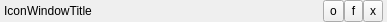
<?xml version="1.0" encoding="UTF-8"?>
<ui version="4.0">
 <class>CoreTitleBar</class>
 <widget class="QWidget" name="CoreTitleBar">
  <property name="geometry">
   <rect>
    <x>0</x>
    <y>0</y>
    <width>387</width>
    <height>22</height>
   </rect>
  </property>
  <property name="sizePolicy">
   <sizepolicy hsizetype="Expanding" vsizetype="Preferred">
    <horstretch>0</horstretch>
    <verstretch>0</verstretch>
   </sizepolicy>
  </property>
  <property name="minimumSize">
   <size>
    <width>0</width>
    <height>0</height>
   </size>
  </property>
  <property name="maximumSize">
   <size>
    <width>16777215</width>
    <height>16777215</height>
   </size>
  </property>
  <property name="focusPolicy">
   <enum>Qt::NoFocus</enum>
  </property>
  <property name="windowTitle">
   <string>CoreTitleBar</string>
  </property>
  <layout class="QHBoxLayout" name="horizontalLayout" stretch="0,0,0,0,0,0,0,0">
   <property name="spacing">
    <number>0</number>
   </property>
   <property name="leftMargin">
    <number>4</number>
   </property>
   <property name="topMargin">
    <number>0</number>
   </property>
   <property name="rightMargin">
    <number>4</number>
   </property>
   <property name="bottomMargin">
    <number>0</number>
   </property>
   <item>
    <widget class="QLabel" name="iconPlaceholder">
     <property name="text">
      <string>Icon</string>
     </property>
    </widget>
   </item>
   <item>
    <widget class="QLabel" name="titleLabel">
     <property name="enabled">
      <bool>true</bool>
     </property>
     <property name="contextMenuPolicy">
      <enum>Qt::DefaultContextMenu</enum>
     </property>
     <property name="text">
      <string>WindowTitle</string>
     </property>
     <property name="textFormat">
      <enum>Qt::RichText</enum>
     </property>
    </widget>
   </item>
   <item>
    <widget class="QFrame" name="leftToolbarPlaceholder">
     <property name="sizePolicy">
      <sizepolicy hsizetype="Preferred" vsizetype="Preferred">
       <horstretch>0</horstretch>
       <verstretch>0</verstretch>
      </sizepolicy>
     </property>
     <property name="minimumSize">
      <size>
       <width>0</width>
       <height>0</height>
      </size>
     </property>
     <property name="frameShape">
      <enum>QFrame::NoFrame</enum>
     </property>
     <property name="frameShadow">
      <enum>QFrame::Plain</enum>
     </property>
     <layout class="QHBoxLayout" name="horizontalLayout_5">
      <property name="spacing">
       <number>1</number>
      </property>
      <property name="leftMargin">
       <number>0</number>
      </property>
      <property name="topMargin">
       <number>0</number>
      </property>
      <property name="rightMargin">
       <number>0</number>
      </property>
      <property name="bottomMargin">
       <number>0</number>
      </property>
     </layout>
    </widget>
   </item>
   <item>
    <spacer name="horizontalSpacer">
     <property name="orientation">
      <enum>Qt::Horizontal</enum>
     </property>
     <property name="sizeHint" stdset="0">
      <size>
       <width>0</width>
       <height>0</height>
      </size>
     </property>
    </spacer>
   </item>
   <item>
    <widget class="QFrame" name="rightToolbarPlaceholder">
     <property name="sizePolicy">
      <sizepolicy hsizetype="Preferred" vsizetype="Preferred">
       <horstretch>0</horstretch>
       <verstretch>0</verstretch>
      </sizepolicy>
     </property>
     <property name="minimumSize">
      <size>
       <width>0</width>
       <height>0</height>
      </size>
     </property>
     <property name="layoutDirection">
      <enum>Qt::LeftToRight</enum>
     </property>
     <property name="frameShape">
      <enum>QFrame::NoFrame</enum>
     </property>
     <property name="frameShadow">
      <enum>QFrame::Plain</enum>
     </property>
     <layout class="QHBoxLayout" name="horizontalLayout_4">
      <property name="spacing">
       <number>1</number>
      </property>
      <property name="leftMargin">
       <number>0</number>
      </property>
      <property name="topMargin">
       <number>0</number>
      </property>
      <property name="rightMargin">
       <number>0</number>
      </property>
      <property name="bottomMargin">
       <number>0</number>
      </property>
     </layout>
    </widget>
   </item>
   <item>
    <widget class="QToolButton" name="buttonFloat">
     <property name="sizePolicy">
      <sizepolicy hsizetype="Preferred" vsizetype="Preferred">
       <horstretch>0</horstretch>
       <verstretch>0</verstretch>
      </sizepolicy>
     </property>
     <property name="maximumSize">
      <size>
       <width>16777215</width>
       <height>16777215</height>
      </size>
     </property>
     <property name="toolTip">
      <string>Dock | Undock</string>
     </property>
     <property name="styleSheet">
      <string notr="true"/>
     </property>
     <property name="text">
      <string>o</string>
     </property>
     <property name="iconSize">
      <size>
       <width>16</width>
       <height>16</height>
      </size>
     </property>
     <property name="arrowType">
      <enum>Qt::NoArrow</enum>
     </property>
    </widget>
   </item>
   <item>
    <widget class="QToolButton" name="buttonFullscreen">
     <property name="sizePolicy">
      <sizepolicy hsizetype="Preferred" vsizetype="Preferred">
       <horstretch>0</horstretch>
       <verstretch>0</verstretch>
      </sizepolicy>
     </property>
     <property name="text">
      <string>f</string>
     </property>
    </widget>
   </item>
   <item>
    <widget class="QToolButton" name="buttonClose">
     <property name="sizePolicy">
      <sizepolicy hsizetype="Preferred" vsizetype="Preferred">
       <horstretch>0</horstretch>
       <verstretch>0</verstretch>
      </sizepolicy>
     </property>
     <property name="maximumSize">
      <size>
       <width>16777215</width>
       <height>16777215</height>
      </size>
     </property>
     <property name="toolTip">
      <string>Close</string>
     </property>
     <property name="styleSheet">
      <string notr="true"/>
     </property>
     <property name="text">
      <string>x</string>
     </property>
     <property name="iconSize">
      <size>
       <width>16</width>
       <height>16</height>
      </size>
     </property>
    </widget>
   </item>
  </layout>
  <action name="actionClose">
   <property name="icon">
    <iconset resource="CoreIcons.qrc">
     <normaloff>:/coreUI/icons/x-alpha.png</normaloff>:/coreUI/icons/x-alpha.png</iconset>
   </property>
   <property name="text">
    <string>Close</string>
   </property>
   <property name="toolTip">
    <string>Close window</string>
   </property>
  </action>
  <action name="actionDock_Undock">
   <property name="checkable">
    <bool>true</bool>
   </property>
   <property name="icon">
    <iconset resource="CoreIcons.qrc">
     <normaloff>:/coreUI/icons/oddokowywanie.png</normaloff>
     <normalon>:/coreUI/icons/dokowanie.png</normalon>:/coreUI/icons/oddokowywanie.png</iconset>
   </property>
   <property name="text">
    <string>Dock/Undock</string>
   </property>
   <property name="toolTip">
    <string>Change widndow docking</string>
   </property>
  </action>
  <action name="actionFull_screen_Window">
   <property name="checkable">
    <bool>true</bool>
   </property>
   <property name="icon">
    <iconset resource="CoreIcons.qrc">
     <normaloff>:/coreUI/icons/fullscreen.png</normaloff>
     <normalon>:/coreUI/icons/fullscreen2.png</normalon>:/coreUI/icons/fullscreen.png</iconset>
   </property>
   <property name="text">
    <string>Full screen/Window</string>
   </property>
   <property name="toolTip">
    <string>Toogles between full screen and window mode</string>
   </property>
  </action>
  <action name="actionToggle_visibility">
   <property name="checkable">
    <bool>true</bool>
   </property>
   <property name="text">
    <string>Toggle visibility</string>
   </property>
  </action>
 </widget>
 <resources>
  <include location="CoreIcons.qrc"/>
 </resources>
 <connections>
  <connection>
   <sender>actionDock_Undock</sender>
   <signal>toggled(bool)</signal>
   <receiver>CoreTitleBar</receiver>
   <slot>toggleFloating(bool)</slot>
   <hints>
    <hint type="sourcelabel">
     <x>-1</x>
     <y>-1</y>
    </hint>
    <hint type="destinationlabel">
     <x>193</x>
     <y>10</y>
    </hint>
   </hints>
  </connection>
  <connection>
   <sender>actionClose</sender>
   <signal>triggered()</signal>
   <receiver>CoreTitleBar</receiver>
   <slot>closeWindow()</slot>
   <hints>
    <hint type="sourcelabel">
     <x>-1</x>
     <y>-1</y>
    </hint>
    <hint type="destinationlabel">
     <x>193</x>
     <y>10</y>
    </hint>
   </hints>
  </connection>
  <connection>
   <sender>actionFull_screen_Window</sender>
   <signal>toggled(bool)</signal>
   <receiver>CoreTitleBar</receiver>
   <slot>toggleFullScreen(bool)</slot>
   <hints>
    <hint type="sourcelabel">
     <x>-1</x>
     <y>-1</y>
    </hint>
    <hint type="destinationlabel">
     <x>193</x>
     <y>10</y>
    </hint>
   </hints>
  </connection>
  <connection>
   <sender>actionToggle_visibility</sender>
   <signal>toggled(bool)</signal>
   <receiver>CoreTitleBar</receiver>
   <slot>toggleVisibility(bool)</slot>
   <hints>
    <hint type="sourcelabel">
     <x>-1</x>
     <y>-1</y>
    </hint>
    <hint type="destinationlabel">
     <x>193</x>
     <y>10</y>
    </hint>
   </hints>
  </connection>
 </connections>
 <slots>
  <slot>toggleFloating(bool)</slot>
  <slot>closeWindow()</slot>
  <slot>toggleFullScreen(bool)</slot>
  <slot>toggleVisibility(bool)</slot>
 </slots>
</ui>
